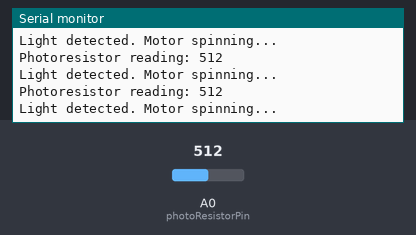
This sketch was run on a simulated Arduino Uno, built with avr-gcc and run on an emulated ATmega328P. Shown: the last lines printed to the serial monitor. The test bench sets the inputs (shaded band); at power-on: A0 (photoResistorPin) = 512.

Above: at 1.2 s.
1.3 s: A0 (photoResistorPin) set to 493
At 1.61 s:
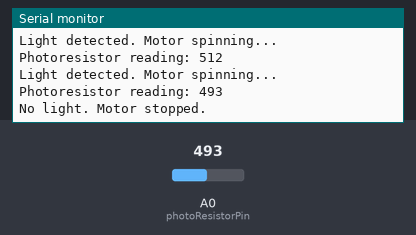
15.1 s: A0 (photoResistorPin) set to 11
At 15.26 s:
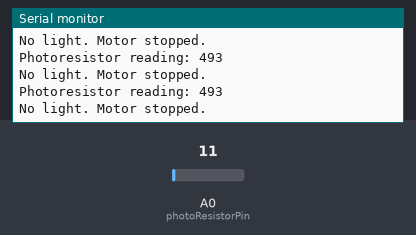
18.1 s: A0 (photoResistorPin) set to 8
At 18.27 s:
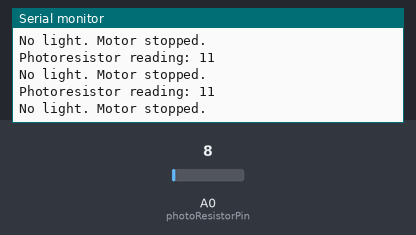
Timing chart, 0 to 20.6 s (numbered marks = the images above; inputs shaded):
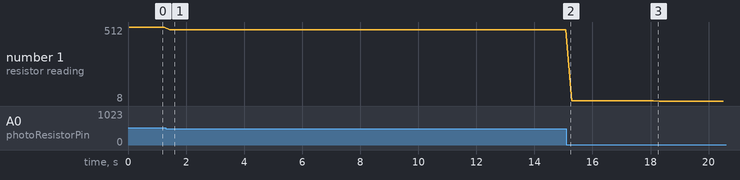

Measured:
- the behaviour switches between 501 and 500 on A0 (photoResistorPin) (found by bisection; images 0 and 1)
- after the input at 1.3 s, the serial monitor: prints a new line after 0.14 s (image 1)
- plotted number 1: 512 → 493 after the input at 1.3 s, 493 → 11 after the input at 15.1 s, 11 → 8 after the input at 18.1 s

The sketch:

photo_test.ino
```cpp
#include <AFMotor.h>

// Create a DC motor object on motor shield slot 1.
// MOTOR12_64KHZ specifies a higher PWM frequency.
//AF_DCMotor motor1(1, MOTOR12_64KHZ);

// Define the analog pin for the photoresistor.
const int photoResistorPin = A0;

// Set a threshold value for light detection.
// Adjust this value based on your wiring and ambient light conditions.
const int lightThreshold = 500;

void setup() {
  Serial.begin(9600);
  Serial.println("Photoresistor motor test starting...");

  // Set the motor speed (0 to 255).
  //motor1.setSpeed(200);
}

void loop() {
  // Read the photoresistor value from the analog pin.
  int sensorValue = analogRead(photoResistorPin);
  Serial.print("Photoresistor reading: ");
  Serial.println(sensorValue);

  // If the reading is higher than our threshold, there is enough light.
  // Run the motor; otherwise, stop it.
  if (sensorValue > lightThreshold) {
    Serial.println("Light detected. Motor spinning...");
    //motor1.run(FORWARD);
  }
  else {
    Serial.println("No light. Motor stopped.");
    //motor1.run(RELEASE);
  }

  delay(200); // Short delay for stability.
}
```
